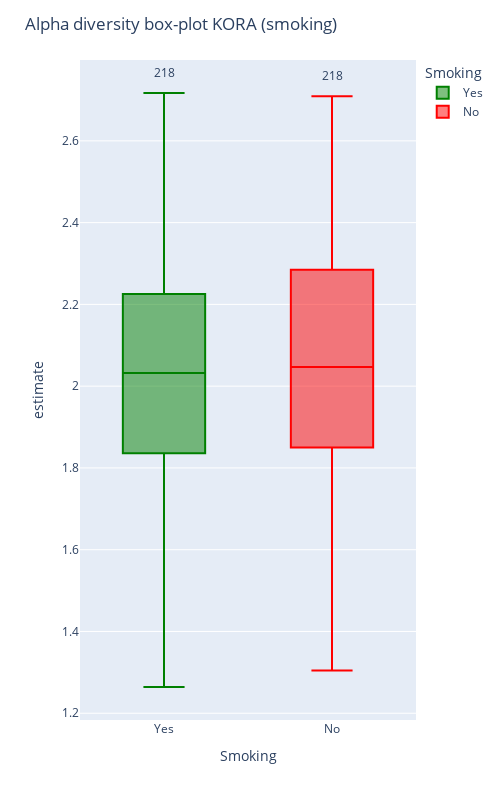

Notebook source saved alongside this figure:
### Code cell
# Prepare smoking status DataFrame
smoking_df = kora_matched_df[['W_str']].copy()
smoking_df.index = kora_matched_df.index.astype(int)

# Join alpha diversity with smoking status
alpha_div_df = div_net_pd.join(smoking_df)
alpha_div_df.rename(columns={'W_str': 'Smoking'}, inplace=True)

# Count frequency of each smoking group
value_counts = alpha_div_df['Smoking'].value_counts()

# Create boxplot
fig = px.box(
    alpha_div_df,
    x="Smoking",
    y="estimate",
    color="Smoking",
    color_discrete_sequence=["green", "red"],
    width=500,
    height=800
)

annotations = []
for index, count in value_counts.items():
    annotations.append(
        go.layout.Annotation(
            x=index,
            y=alpha_div_df[alpha_div_df['Smoking'] == index]['estimate'].max() + 0.05,
            text=str(count),
            showarrow=False,
            font=dict(size=12),
        )
    )

fig.update_layout(
    title="Alpha diversity box-plot KORA (smoking)",
    annotations=annotations
)

fig.write_image("plots/png/alpha_diversity_KORA_smoking.png")

fig.show()

### Figure 1 — Plotly figure (JSON) as saved in the notebook; plotly's stock layout.template omitted (floating-point values rounded to 4 significant figures; data arrays with more than 128 entries replaced by an {"elided": "..."} marker saying what was removed)
{"data": [{"alignmentgroup": "True", "hovertemplate": "Smoking=%{x}<br>estimate=%{y}<extra></extra>", "legendgroup": "Yes", "marker": {"color": "green"}, "name": "Yes", "notched": false, "offsetgroup": "Yes", "orientation": "v", "showlegend": true, "type": "box", "x": {"elided": "218 str values"}, "x0": " ", "xaxis": "x", "y": {"elided": "218 float values"}, "y0": " ", "yaxis": "y"}, {"alignmentgroup": "True", "hovertemplate": "Smoking=%{x}<br>estimate=%{y}<extra></extra>", "legendgroup": "No", "marker": {"color": "red"}, "name": "No", "notched": false, "offsetgroup": "No", "orientation": "v", "showlegend": true, "type": "box", "x": {"elided": "218 str values"}, "x0": " ", "xaxis": "x", "y": {"elided": "218 float values"}, "y0": " ", "yaxis": "y"}], "layout": {"annotations": [{"font": {"size": 12}, "showarrow": false, "text": "218", "x": "Yes", "y": 2.767}, {"font": {"size": 12}, "showarrow": false, "text": "218", "x": "No", "y": 2.759}], "boxmode": "overlay", "height": 800, "legend": {"title": {"text": "Smoking"}, "tracegroupgap": 0}, "margin": {"t": 60}, "title": {"text": "Alpha diversity box-plot KORA (smoking)"}, "width": 500, "xaxis": {"anchor": "y", "categoryarray": ["Yes", "No"], "categoryorder": "array", "domain": [0, 1], "title": {"text": "Smoking"}}, "yaxis": {"anchor": "x", "domain": [0, 1], "title": {"text": "estimate"}}}}
